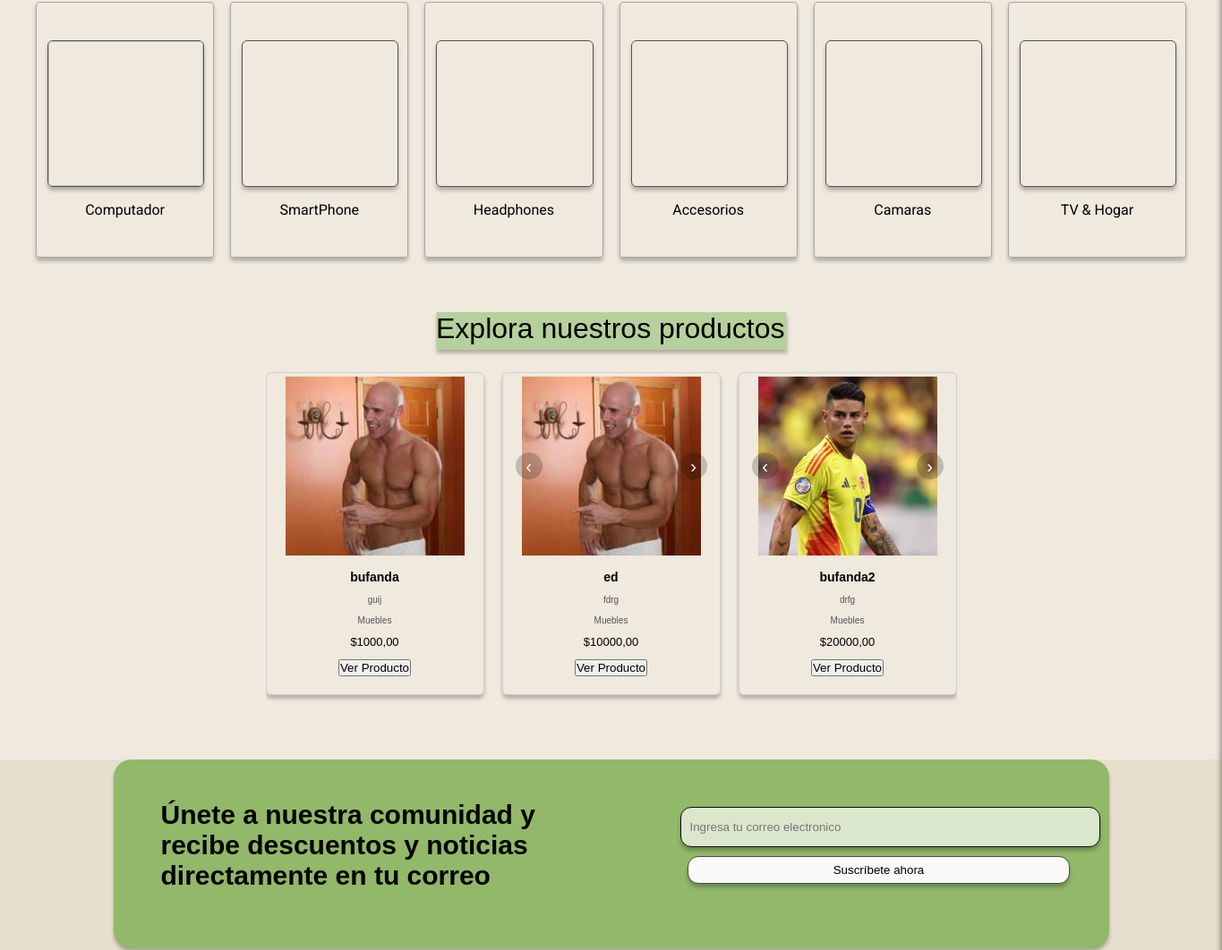
Before: / (middle part) with the older database file.
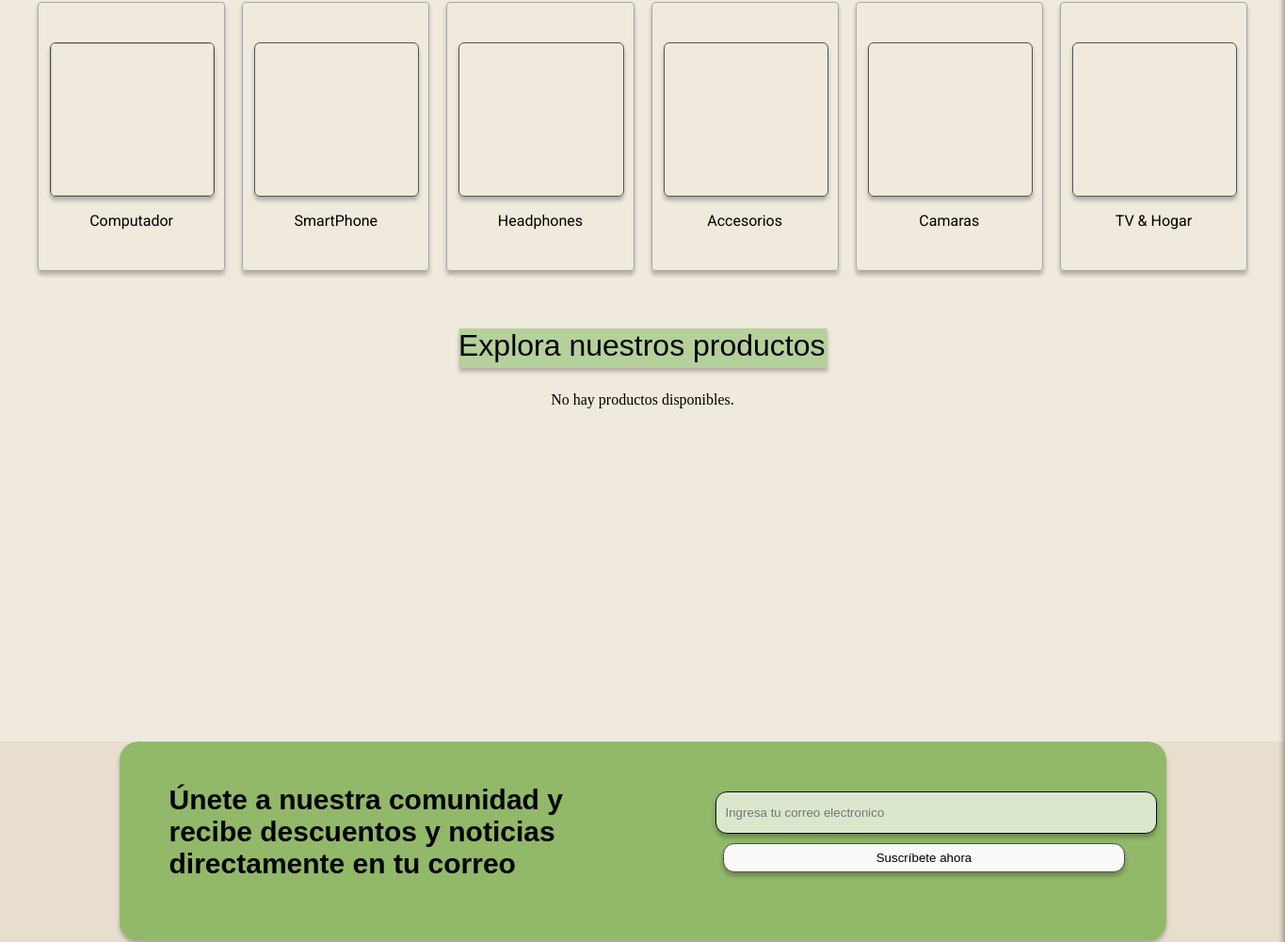
After: the same page with the newer database file.
### merkachecheres/models.py (models this page shows, shortened)
class ImagenProducto(models.Model):
    producto = models.ForeignKey(Producto, on_delete=models.CASCADE, related_name='imagenes')
    imagen = models.ImageField(upload_to='productos/imagenes/')

class Producto(models.Model):
    titulo = models.CharField(max_length=255)
    precio = models.DecimalField(max_digits=10, decimal_places=2, default=0.0)
    descuento = models.DecimalField(max_digits=5, decimal_places=2, null=True, blank=True)
    dimensiones = models.CharField(max_length=100, null=True, blank=True)
    stock = models.IntegerField()
    marca = models.CharField(max_length=100, null=True, blank=True)
    categoria = (
        (1, "Muebles"),
        (2, "Electrónica"),
        (3, "Ropa y Accesorios"),
        (4, "Hogar y Jardín")
    )
    categoria = models.IntegerField(choices=categoria, default=0)
    descripcion = models.TextField()
    fecha_publicacion = models.DateTimeField(auto_now_add=True)

### merkachecheres/views.py (the view)
# urls.py: path('', views.index, name='index'),
def index(request):
    productos = Producto.objects.order_by('?')[:5]
    sesion_activa = request.session.get('validar', None)
    return render(request, "index.html", {
        'productos': productos,
        'productos_count': productos.count(),
    })

### merkachecheres/templates/index.html (shortened to what the changed rows need)
{% load static %}
<!DOCTYPE html>
<html lang="es">
<head>
    <link rel="stylesheet" href="{% static 'css/style.css' %}">
    <link rel="stylesheet" href="{% static 'css/styleguide.css' %}">
    <link rel="stylesheet" href="{% static 'css/carrito.css' %}">
</head>
<body>
    <div class="landing_page">
        <main>
            <section class="explorar-productos">
                <div class="productos">
                    <div class="contenedor-productos">
                        {% if productos %}
                            {% for producto in productos %}
                            <d  iv class="product">
                                <div class="product_image">
                                    {% for imagen in producto.imagenes.all %}
                                    <img src="{{ imagen.imagen.url }}" alt="{{ producto.titulo }}"
                                        class="product-img {% if forloop.first %}active{% endif %}">
                                    {% endfor %}
                                    {% if producto.imagenes.count > 1 %}
                                    <button class="carousel-prev" onclick="prevSlide({{ forloop.counter }})">‹</button>
                                    <button class="carousel-next" onclick="nextSlide({{ forloop.counter }})">›</button>
                                    {% endif %}
                                </div>
                                <div class="content">
                                    <div class="frame-22">
                                        <div class="text_wrapper-8">{{ producto.titulo }}</div>
                                    </div>
                                    <div>
                                        <p class="text_wrapper-9">{{ producto.descripcion }}</p>
                                    </div>
                                    <div>
                                        <p class="text_wrapper-9">{{ producto.get_categoria_display }}</p>
                                    </div>
                                    <div class="precio">
                                        <div class="text_wrapper-10">${{ producto.precio }}</div>
                                    </div>
                                    <div>
                                        <button class="btn-ver-producto" onclick="window.location.href='{% url 'producto' producto.id %}'">Ver Producto</button>
                                    </div>
                                </div>
                            </d>
                            {% endfor %}
                        {% else %}
                            <p>No hay productos disponibles.</p>
                        {% endif %}
                    </div>
                </div>
            </section>
        </main>
                </div>
</body>
</html>

Changed rows visible on the page:
removed Producto: titulo "bufanda", descripcion "guij", categoria "Muebles", precio "1000,00"
removed ImagenProducto: imagen (picture), shown under "bufanda"
removed Producto: titulo "ed", descripcion "fdrg", categoria "Muebles", precio "10000,00"
removed ImagenProducto: imagen (picture), shown under "ed"
removed Producto: titulo "bufanda2", descripcion "drfg", categoria "Muebles", precio "20000,00"
removed ImagenProducto: imagen (picture), shown under "bufanda2"
Other visible differences:
text now shown: "No hay productos disponibles."
